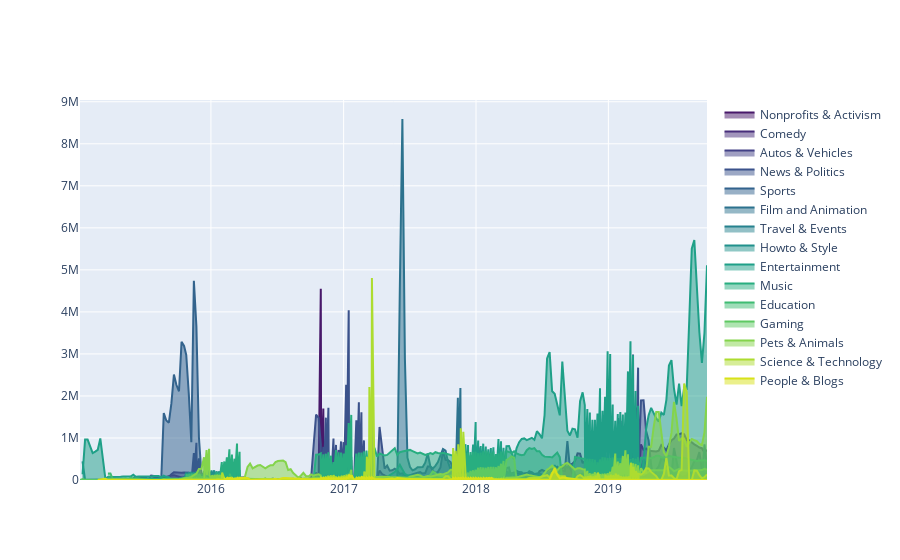

Notebook source saved alongside this figure:
### Markdown cell above
### plots with no normalizations applied. Raw timeseries interactive plots using plotly

**Note! Plotly graphs will not show up on Github. However we do have plots!**

### Code cell
fig = go.Figure()
list_category = list(set(df['category']))
pal = list(sns.color_palette(palette='viridis', n_colors=len(list_category)).as_hex())

for d,p in zip(list_category, pal):
    fig.add_trace(go.Scatter(x = df_out[df_out['category']==d]['datetime'],
                             y = df_out[df_out['category']==d]['delta_views'],
                             name = d,
                             line_color = p, 
                             fill='tozeroy'))   #tozeroy 

fig.show()

### Figure 1 — Plotly figure (JSON) as saved in the notebook; plotly's stock layout.template omitted (floating-point values rounded to 4 significant figures; data arrays with more than 128 entries replaced by an {"elided": "..."} marker saying what was removed)
{"data": [{"fill": "tozeroy", "line": {"color": "#48186a"}, "name": "Nonprofits & Activism", "type": "scatter", "x": {"elided": "283 str values"}, "y": {"elided": "283 float values"}}, {"fill": "tozeroy", "line": {"color": "#472d7b"}, "name": "Comedy", "type": "scatter", "x": {"elided": "303 str values"}, "y": {"elided": "303 float values"}}, {"fill": "tozeroy", "line": {"color": "#424086"}, "name": "Autos & Vehicles", "type": "scatter", "x": {"elided": "312 str values"}, "y": {"elided": "312 float values"}}, {"fill": "tozeroy", "line": {"color": "#3b528b"}, "name": "News & Politics", "type": "scatter", "x": {"elided": "294 str values"}, "y": {"elided": "294 float values"}}, {"fill": "tozeroy", "line": {"color": "#33638d"}, "name": "Sports", "type": "scatter", "x": {"elided": "307 str values"}, "y": {"elided": "307 float values"}}, {"fill": "tozeroy", "line": {"color": "#2c728e"}, "name": "Film and Animation", "type": "scatter", "x": {"elided": "333 str values"}, "y": {"elided": "333 float values"}}, {"fill": "tozeroy", "line": {"color": "#26828e"}, "name": "Travel & Events", "type": "scatter", "x": {"elided": "266 str values"}, "y": {"elided": "266 float values"}}, {"fill": "tozeroy", "line": {"color": "#21918c"}, "name": "Howto & Style", "type": "scatter", "x": {"elided": "333 str values"}, "y": {"elided": "333 float values"}}, {"fill": "tozeroy", "line": {"color": "#1fa088"}, "name": "Entertainment", "type": "scatter", "x": {"elided": "333 str values"}, "y": {"elided": "333 float values"}}, {"fill": "tozeroy", "line": {"color": "#28ae80"}, "name": "Music", "type": "scatter", "x": {"elided": "320 str values"}, "y": {"elided": "320 float values"}}, {"fill": "tozeroy", "line": {"color": "#3fbc73"}, "name": "Education", "type": "scatter", "x": {"elided": "323 str values"}, "y": {"elided": "323 float values"}}, {"fill": "tozeroy", "line": {"color": "#5ec962"}, "name": "Gaming", "type": "scatter", "x": {"elided": "334 str values"}, "y": {"elided": "334 float values"}}, {"fill": "tozeroy", "line": {"color": "#84d44b"}, "name": "Pets & Animals", "type": "scatter", "x": {"elided": "295 str values"}, "y": {"elided": "295 float values"}}, {"fill": "tozeroy", "line": {"color": "#addc30"}, "name": "Science & Technology", "type": "scatter", "x": {"elided": "287 str values"}, "y": {"elided": "287 float values"}}, {"fill": "tozeroy", "line": {"color": "#d8e219"}, "name": "People & Blogs", "type": "scatter", "x": {"elided": "327 str values"}, "y": {"elided": "327 float values"}}], "layout": {}}
